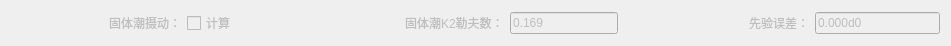
        <widget class="QWidget" name="horizontalLayoutWidget_15">
         <property name="geometry">
          <rect>
           <x>0</x>
           <y>350</y>
           <width>951</width>
           <height>22</height>
          </rect>
         </property>
         <layout class="QHBoxLayout" name="horizontalLayout_15">
          <item>
           <spacer name="horizontalSpacer_40">
            <property name="orientation">
             <enum>Qt::Horizontal</enum>
            </property>
            <property name="sizeType">
             <enum>QSizePolicy::Fixed</enum>
            </property>
            <property name="sizeHint" stdset="0">
             <size>
              <width>98</width>
              <height>20</height>
             </size>
            </property>
           </spacer>
          </item>
          <item>
           <widget class="QLabel" name="label_27">
            <property name="enabled">
             <bool>false</bool>
            </property>
            <property name="sizePolicy">
             <sizepolicy hsizetype="Fixed" vsizetype="Preferred">
              <horstretch>0</horstretch>
              <verstretch>0</verstretch>
             </sizepolicy>
            </property>
            <property name="text">
             <string>&lt;html&gt;&lt;head/&gt;&lt;body&gt;&lt;p&gt;固体潮摄动：&lt;/p&gt;&lt;/body&gt;&lt;/html&gt;</string>
            </property>
           </widget>
          </item>
          <item>
           <widget class="QCheckBox" name="ForceCent_14">
            <property name="enabled">
             <bool>false</bool>
            </property>
            <property name="sizePolicy">
             <sizepolicy hsizetype="Fixed" vsizetype="Fixed">
              <horstretch>0</horstretch>
              <verstretch>0</verstretch>
             </sizepolicy>
            </property>
            <property name="text">
             <string>计算</string>
            </property>
           </widget>
          </item>
          <item>
           <spacer name="horizontalSpacer_48">
            <property name="orientation">
             <enum>Qt::Horizontal</enum>
            </property>
            <property name="sizeType">
             <enum>QSizePolicy::Fixed</enum>
            </property>
            <property name="sizeHint" stdset="0">
             <size>
              <width>163</width>
              <height>20</height>
             </size>
            </property>
           </spacer>
          </item>
          <item>
           <widget class="QLabel" name="label_28">
            <property name="enabled">
             <bool>false</bool>
            </property>
            <property name="sizePolicy">
             <sizepolicy hsizetype="Fixed" vsizetype="Preferred">
              <horstretch>0</horstretch>
              <verstretch>0</verstretch>
             </sizepolicy>
            </property>
            <property name="text">
             <string>&lt;html&gt;&lt;head/&gt;&lt;body&gt;&lt;p&gt;固体潮K2勒夫数：&lt;/p&gt;&lt;/body&gt;&lt;/html&gt;</string>
            </property>
           </widget>
          </item>
          <item>
           <widget class="QLineEdit" name="lineEdit_23">
            <property name="enabled">
             <bool>false</bool>
            </property>
            <property name="sizePolicy">
             <sizepolicy hsizetype="Fixed" vsizetype="Fixed">
              <horstretch>0</horstretch>
              <verstretch>0</verstretch>
             </sizepolicy>
            </property>
            <property name="text">
             <string>0.169</string>
            </property>
           </widget>
          </item>
          <item>
           <spacer name="horizontalSpacer_9">
            <property name="orientation">
             <enum>Qt::Horizontal</enum>
            </property>
            <property name="sizeHint" stdset="0">
             <size>
              <width>40</width>
              <height>20</height>
             </size>
            </property>
           </spacer>
          </item>
          <item>
           <widget class="QLabel" name="label_29">
            <property name="enabled">
             <bool>false</bool>
            </property>
            <property name="sizePolicy">
             <sizepolicy hsizetype="Fixed" vsizetype="Preferred">
              <horstretch>0</horstretch>
              <verstretch>0</verstretch>
             </sizepolicy>
            </property>
            <property name="text">
             <string>&lt;html&gt;&lt;head/&gt;&lt;body&gt;&lt;p&gt;先验误差：&lt;/p&gt;&lt;/body&gt;&lt;/html&gt;</string>
            </property>
           </widget>
          </item>
          <item>
           <widget class="QLineEdit" name="lineEdit_24">
            <property name="enabled">
             <bool>false</bool>
            </property>
            <property name="text">
             <string>0.000d0</string>
            </property>
           </widget>
          </item>
         </layout>
        </widget>
